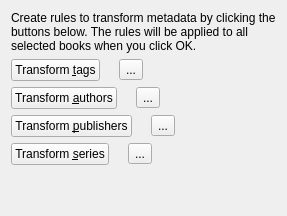
     <widget class="QWidget" name="transform_tab">
      <attribute name="title">
       <string>&amp;Transform tags/authors</string>
      </attribute>
      <layout class="QVBoxLayout" name="verticalLayout_5">
       <item>
        <widget class="QLabel" name="label_5">
         <property name="text">
          <string>Create rules to transform metadata by clicking the buttons below. The rules will be applied to all selected books when you click OK.</string>
         </property>
         <property name="wordWrap">
          <bool>true</bool>
         </property>
        </widget>
       </item>
       <item>
        <layout class="QHBoxLayout" name="horizontalLayout_7">
         <item>
          <widget class="QPushButton" name="button_transform_tags">
           <property name="text">
            <string>Transform &amp;tags</string>
           </property>
          </widget>
         </item>
         <item>
          <widget class="QLabel" name="label_transform_tags"/>
         </item>
         <item>
          <widget class="QToolButton" name="button_clear_tags_rules">
           <property name="text">
            <string>...</string>
           </property>
          </widget>
         </item>
         <item>
          <spacer name="horizontalSpacer_7">
           <property name="orientation">
            <enum>Qt::Horizontal</enum>
           </property>
           <property name="sizeHint" stdset="0">
            <size>
             <width>40</width>
             <height>20</height>
            </size>
           </property>
          </spacer>
         </item>
        </layout>
       </item>
       <item>
        <layout class="QHBoxLayout" name="horizontalLayout_11">
         <item>
          <widget class="QPushButton" name="button_transform_authors">
           <property name="text">
            <string>Transform &amp;authors</string>
           </property>
          </widget>
         </item>
         <item>
          <widget class="QLabel" name="label_transform_authors"/>
         </item>
         <item>
          <widget class="QToolButton" name="button_clear_authors_rules">
           <property name="text">
            <string>...</string>
           </property>
          </widget>
         </item>
         <item>
          <spacer name="horizontalSpacer_8">
           <property name="orientation">
            <enum>Qt::Horizontal</enum>
           </property>
           <property name="sizeHint" stdset="0">
            <size>
             <width>40</width>
             <height>20</height>
            </size>
           </property>
          </spacer>
         </item>
        </layout>
       </item>
       <item>
        <layout class="QHBoxLayout" name="horizontalLayout_8">
         <item>
          <widget class="QPushButton" name="button_transform_publishers">
           <property name="text">
            <string>Transform &amp;publishers</string>
           </property>
          </widget>
         </item>
         <item>
          <widget class="QLabel" name="label_transform_publishers"/>
         </item>
         <item>
          <widget class="QToolButton" name="button_clear_publishers_rules">
           <property name="text">
            <string>...</string>
           </property>
          </widget>
         </item>
         <item>
          <spacer name="horizontalSpacer_9">
           <property name="orientation">
            <enum>Qt::Horizontal</enum>
           </property>
           <property name="sizeHint" stdset="0">
            <size>
             <width>40</width>
             <height>20</height>
            </size>
           </property>
          </spacer>
         </item>
        </layout>
       </item>
       <item>
        <layout class="QHBoxLayout" name="horizontalLayout_12">
         <item>
          <widget class="QPushButton" name="button_transform_series">
           <property name="text">
            <string>Transform &amp;series</string>
           </property>
          </widget>
         </item>
         <item>
          <widget class="QLabel" name="label_transform_series"/>
         </item>
         <item>
          <widget class="QToolButton" name="button_clear_series_rules">
           <property name="text">
            <string>...</string>
           </property>
          </widget>
         </item>
         <item>
          <spacer name="horizontalSpacer_10">
           <property name="orientation">
            <enum>Qt::Horizontal</enum>
           </property>
           <property name="sizeHint" stdset="0">
            <size>
             <width>40</width>
             <height>20</height>
            </size>
           </property>
          </spacer>
         </item>
        </layout>
       </item>
       <item>
        <spacer name="verticalSpacer_4">
         <property name="orientation">
          <enum>Qt::Vertical</enum>
         </property>
         <property name="sizeHint" stdset="0">
          <size>
           <width>20</width>
           <height>40</height>
          </size>
         </property>
        </spacer>
       </item>
      </layout>
     </widget>
